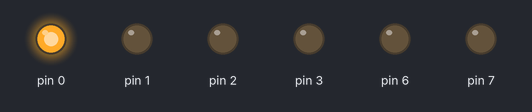
Bench run of a sketch on a simulated Arduino Uno, built with avr-gcc and run on an emulated ATmega328P. Shown: output pins drawn as LEDs (lit = HIGH).

Above: at 0.5 s.
At 2.5 s:
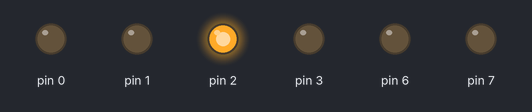
At 3.5 s:
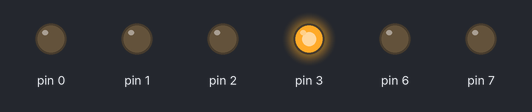
At 5.0 s:
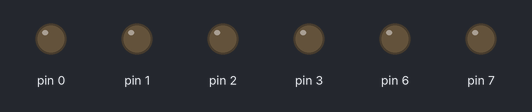
At 7.5 s:
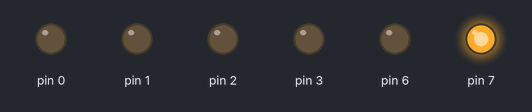
At 9.5 s:
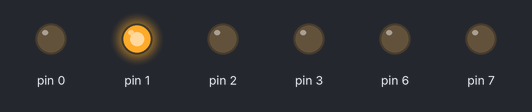
Timing chart, 0 to 10.4 s (numbered marks = the images above):
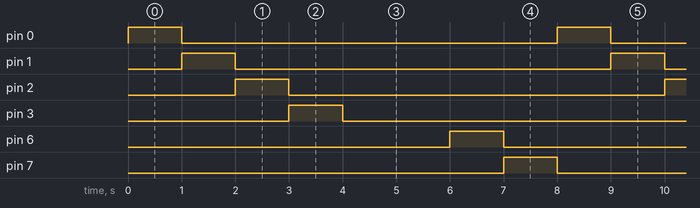

Measured:
- by itself, pin 0–3, pin 6, pin 7: alternates HIGH for 1.0 s and LOW for 7.0 s
- by itself, everything shown: repeats every 8.0 s, in 8 steps

The sketch:

tugas161.ino
```cpp
// Praktikum EL3116 - Sistem Microprosesor
// Modul : 1
// Percobaan : 1
// Tanggal : 10 Februari 2023
// Kelompok : 10
// Rombongan : B
// Nama (NIM) 1 : Ahmad Aziz (13220034)
// Nama (NIM) 2 : Amelia Ats Tsaniyah Fajri (13220002)
// Nama File : tugas161.ino
// Deskripsi : running led
// Running led

void setup() {
	pinMode(0, OUTPUT);
	pinMode(1, OUTPUT);
	pinMode(2, OUTPUT);
	pinMode(3, OUTPUT);
	pinMode(6, OUTPUT);
	pinMode(7, OUTPUT);

	pinMode(9, INPUT);
}

void loop() {
	for (int i = 0; i < 8; i++) {
        digitalWrite(i,HIGH);
        delay(1000);
        digitalWrite(i,LOW);
    }

}
```
